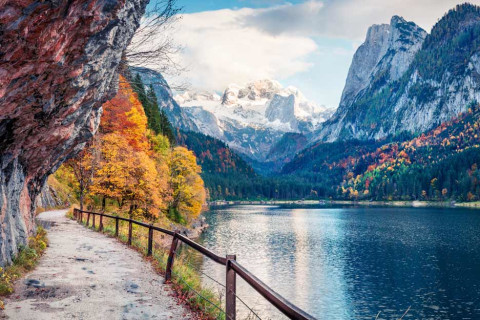
%> input picture lab2/imgn.jpg, 480 x 320 px
$ octave code.m   (GNU Octave 9; MATLAB toolbox functions it lacks are replaced by stand-ins)
%> lines starting %> are read from the running program, lines starting %| are printed output that depends on the picture
Img1 = imread('imgn.jpg');
%> Img1 is the input picture: size 320x480x3 uint8; mean R, G, B 120.7, 128.7, 135.1

r = Img1(:,:,1);
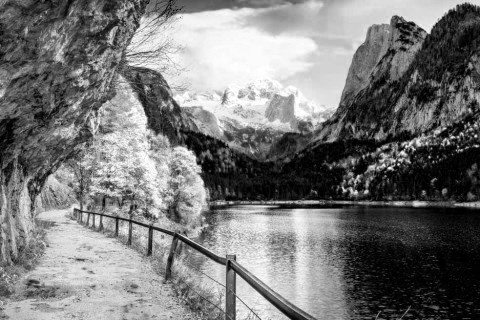
%> r: size 320x480 uint8; min 0, max 255, mean 120.7
g = Img1(:,:,2);
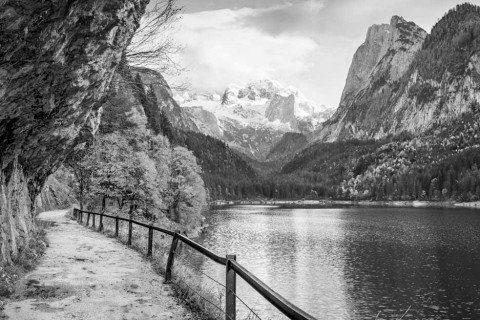
%> g: size 320x480 uint8; min 0, max 255, mean 128.7
b = Img1(:,:,3);
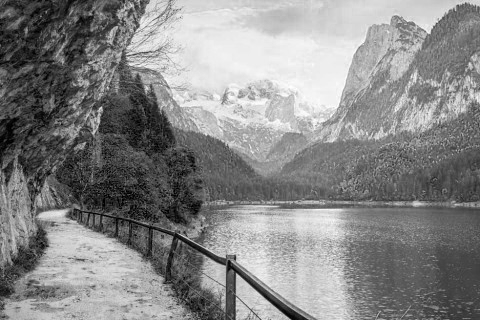
%> b: size 320x480 uint8; min 0, max 255, mean 135.1
Img1 = uint8(double(r/3)+double(g/3)+double(b/3));
%> Img1: size 320x480 uint8

s = size(Img1);
%> s = [320 480]
Img2 = Img1;

for i = 166:255
    for j= 300:555
        Img2(i,j)=0;
    end
end
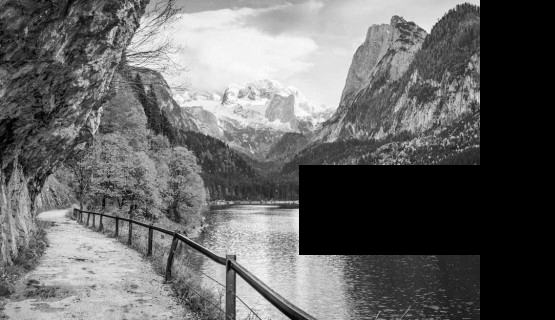
%> Img2: size 320x555 uint8; min 0, max 255, mean 102.8

%> (the run ends here)
